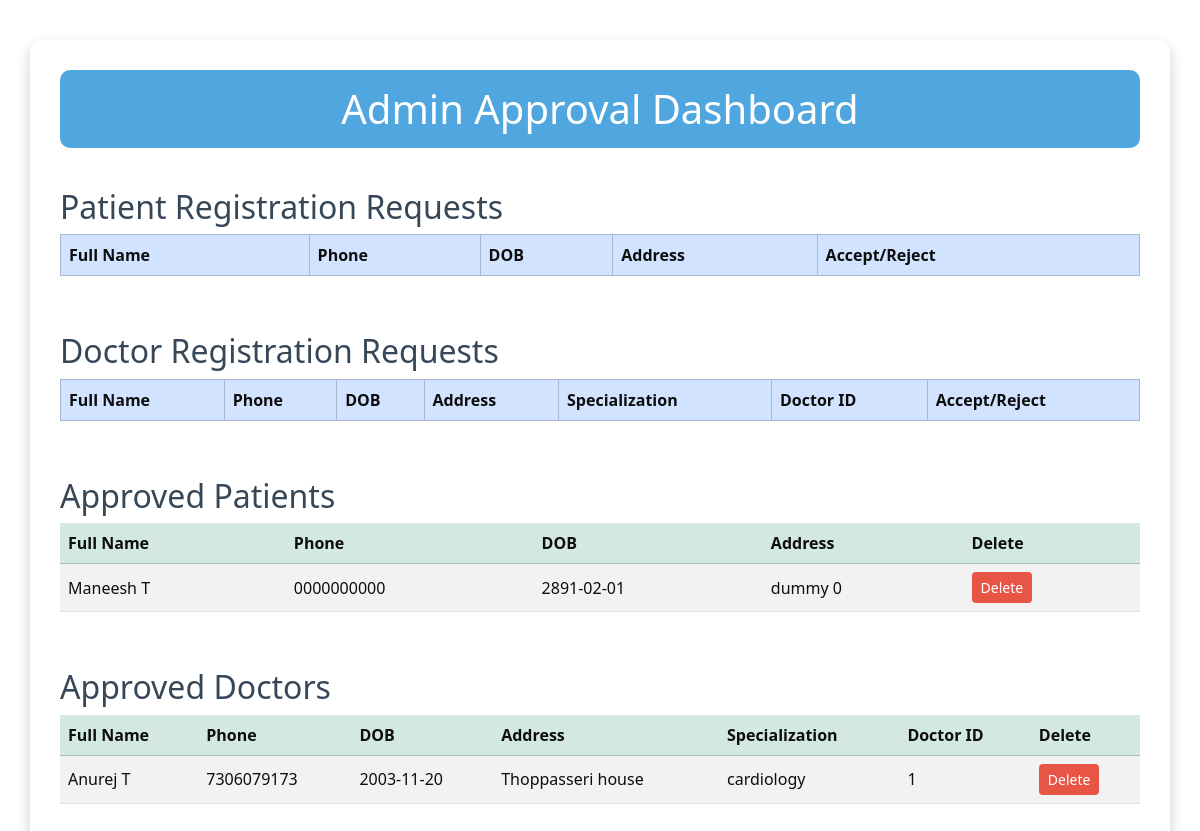
The app's page /adminlogged (signed in), older data.
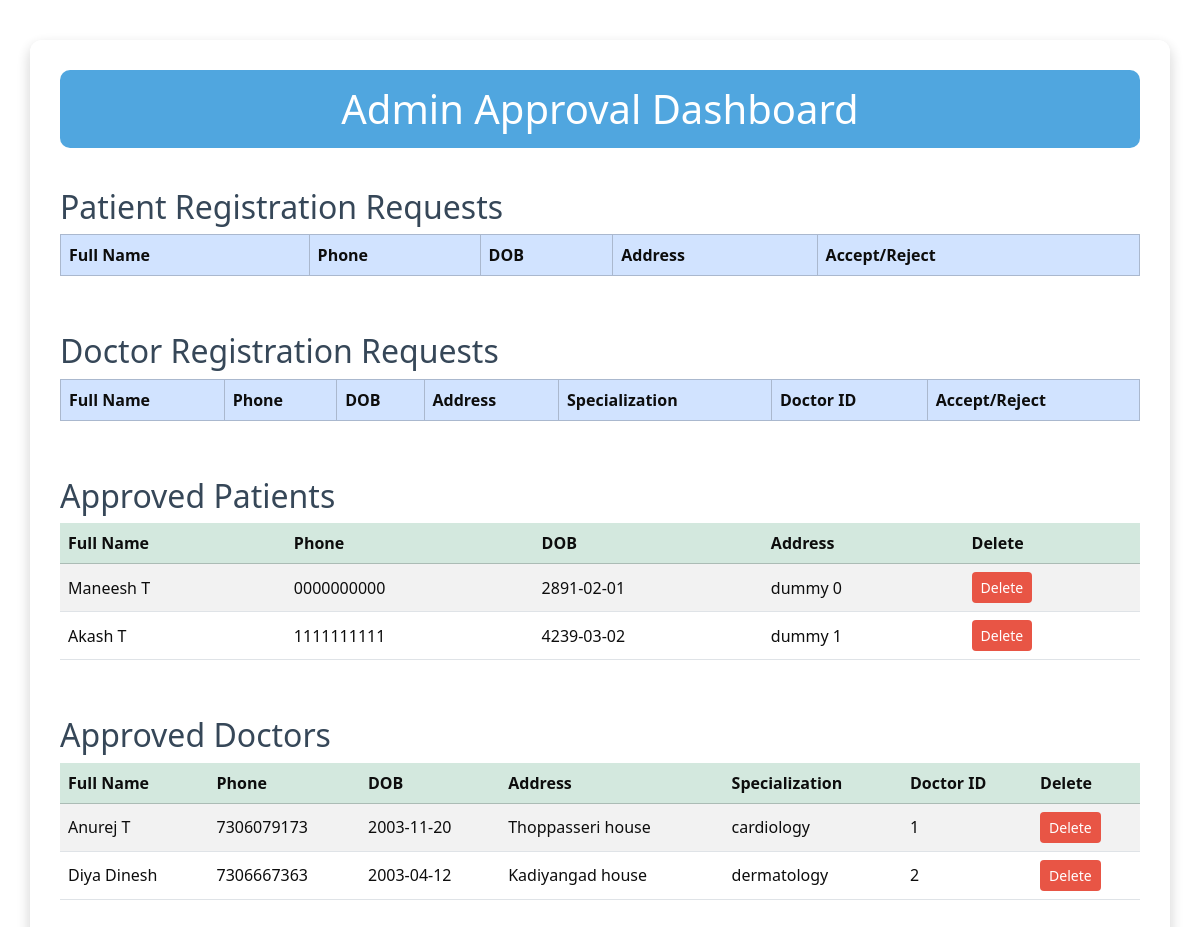
The same page, newer data.
### models.py (models this page shows)
class Patient(db.Model):
    id = db.Column(db.Integer, primary_key = True)
    full_name = db.Column(db.String())
    phone_no = db.Column(db.String())
    dob = db.Column(db.Date)
    address = db.Column(db.String())
    password = db.Column(db.String())
    is_approved = db.Column(db.Boolean(), default = False)
    appointments = db.relationship('Appointment', backref = 'patient')

class Doctor(db.Model):
    id = db.Column(db.Integer, primary_key = True)
    full_name = db.Column(db.String())
    phone_no = db.Column(db.String())
    dob = db.Column(db.Date)
    address = db.Column(db.String())
    password = db.Column(db.String())
    doct_id = db.Column(db.String(), unique = True)
    specialization = db.Column(db.String())
    is_approved = db.Column(db.Boolean, default = False)
    appointments = db.relationship('Appointment', backref='doctor')

### app.py (the view)
@app.route('/adminlogged')
def admin_logged():
    if not session.get('admin_logged_in'):
        return redirect('logadmin')
    pending_patients = Patient.query.filter_by(is_approved = False).all()
    approved_patients = Patient.query.filter_by(is_approved = True).all()
    pending_doctors = Doctor.query.filter_by(is_approved = False).all()
    approved_doctors = Doctor.query.filter_by(is_approved = True).all()
    return render_template('adminlogged.html', doctors = pending_doctors, approved_doctors = approved_doctors, patients = pending_patients, approved_patients = approved_patients)

### templates/adminlogged.html (shortened to what this page needs)
<!DOCTYPE html>
<html lang="en">
<head>
    <link href="https://cdn.jsdelivr.net/npm/bootstrap@5.3.3/dist/css/bootstrap.min.css" rel="stylesheet">
</head>
<body>
    <div class="container dashboard-container">
        <h1>Admin Approval Dashboard</h1>
        <h2>Patient Registration Requests</h2>
        <div class="table-responsive">
            <table class="table table-bordered table-hover align-middle">
                <thead class="table-primary">
                    <tr>
                        <th>Full Name</th>
                        <th>Phone</th>
                        <th>DOB</th>
                        <th>Address</th>
                        <th>Accept/Reject</th>
                    </tr>
                </thead>
            </table>
        </div>
        <h2>Doctor Registration Requests</h2>
        <div class="table-responsive">
            <table class="table table-bordered table-hover align-middle">
                <thead class="table-primary">
                    <tr>
                        <th>Full Name</th>
                        <th>Phone</th>
                        <th>DOB</th>
                        <th>Address</th>
                        <th>Specialization</th>
                        <th>Doctor ID</th>
                        <th>Accept/Reject</th>
                    </tr>
                </thead>
            </table>
        </div>
        <h2>Approved Patients</h2>
        <div class="table-responsive">
            <table class="table table-striped align-middle">
                <thead class="table-success">
                    <tr>
                        <th>Full Name</th>
                        <th>Phone</th>
                        <th>DOB</th>
                        <th>Address</th>
                        <th>Delete</th>
                    </tr>
                </thead>
                <tbody>
                    {% for patient in approved_patients %}
                    <tr>
                        <td>{{ patient.full_name }}</td>
                        <td>{{ patient.phone_no }}</td>
                        <td>{{ patient.dob }}</td>
                        <td>{{ patient.address }}</td>
                        <td>
                            <form action="/delete_patient/{{ patient.id }}" method="POST" class="d-inline">
                                <button type="submit" class="btn btn-sm btn-delete" onclick="return confirm('Are you sure to delete?')">Delete</button>
                            </form>
                        </td>
                    </tr>
                    {% endfor %}
                </tbody>
            </table>
        </div>
        <h2>Approved Doctors</h2>
        <div class="table-responsive">
            <table class="table table-striped align-middle">
                <thead class="table-success">
                    <tr>
                        <th>Full Name</th>
                        <th>Phone</th>
                        <th>DOB</th>
                        <th>Address</th>
                        <th>Specialization</th>
                        <th>Doctor ID</th>
                        <th>Delete</th>
                    </tr>
                </thead>
                <tbody>
                    {% for doctor in approved_doctors %}
                    <tr>
                        <td>{{ doctor.full_name }}</td>
                        <td>{{ doctor.phone_no }}</td>
                        <td>{{ doctor.dob }}</td>
                        <td>{{ doctor.address }}</td>
                        <td>{{ doctor.specialization }}</td>
                        <td>{{ doctor.doct_id }}</td>
                        <td>
                            <form action="/delete_doctor/{{ doctor.id }}" method="POST" class="d-inline">
                                <button type="submit" class="btn btn-sm btn-delete" onclick="return confirm('Are you sure to delete?')">Delete</button>
                            </form>
                        </td>
                    </tr>
                    {% endfor %}
                </tbody>
            </table>
        </div>
    </div>
</body>
</html>

Row changes from the older to the newer data that the page shows:
added Patient: full_name "Akash T", phone_no "1111111111", dob "4239-03-02", address "dummy 1"
added Doctor: full_name "Diya Dinesh", phone_no "7306667363", dob "2003-04-12", address "Kadiyangad house", specialization "dermatology", doct_id "2"
